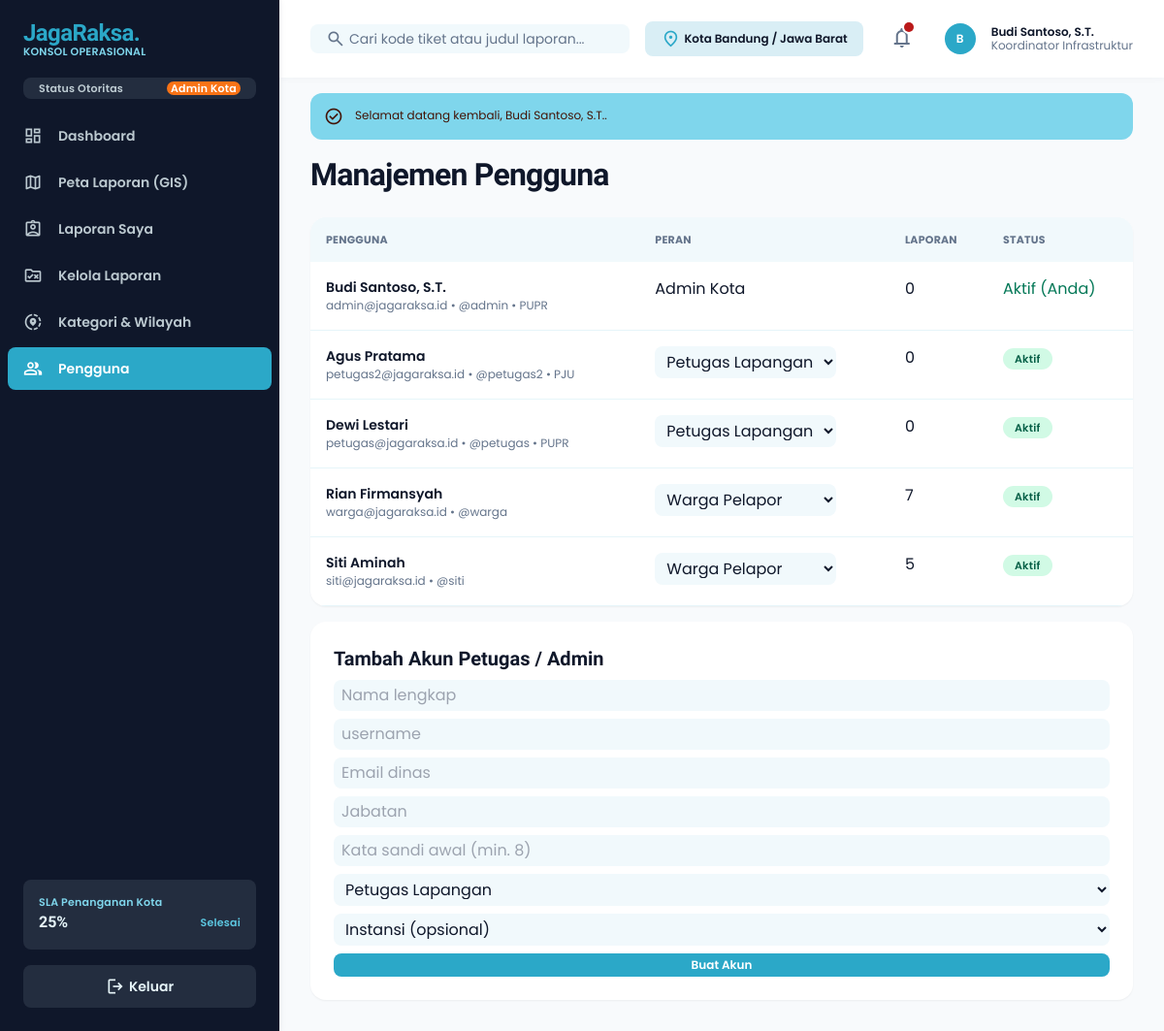
Screenshot of /pengguna.php (signed in) with the database file from the repository.
### tables this page shows
CREATE TABLE users (
  id          BIGINT UNSIGNED NOT NULL AUTO_INCREMENT,
  name        VARCHAR(150) NOT NULL,
  username    VARCHAR(50)  NOT NULL,
  email       VARCHAR(190) NOT NULL,
  phone       VARCHAR(25)  NULL,
  password    VARCHAR(255) NOT NULL,                  
  role        ENUM('admin','petugas','pelapor') NOT NULL DEFAULT 'pelapor',
  jabatan     VARCHAR(120) NULL,
  agency_id   INT UNSIGNED NULL,
  is_active   TINYINT(1)   NOT NULL DEFAULT 1,
  last_login  DATETIME     NULL,
  created_at  TIMESTAMP NOT NULL DEFAULT CURRENT_TIMESTAMP,
  PRIMARY KEY (id),
  UNIQUE KEY uq_users_username (username),
  UNIQUE KEY uq_users_email (email),
  KEY idx_users_role (role),
  CONSTRAINT fk_users_agency FOREIGN KEY (agency_id) REFERENCES agencies (id) ON DELETE SET NULL
);

CREATE TABLE agencies (
  id          INT UNSIGNED NOT NULL AUTO_INCREMENT,
  code        VARCHAR(20)  NOT NULL,
  name        VARCHAR(150) NOT NULL,
  created_at  TIMESTAMP NOT NULL DEFAULT CURRENT_TIMESTAMP,
  PRIMARY KEY (id),
  UNIQUE KEY uq_agencies_code (code)
);

### pengguna.php (the view, shortened to what this page needs)
<?php
require_once __DIR__ . '/config.php';
$user   = require_role('admin');
$active = 'pengguna';
$q = trim($_GET['q'] ?? '');
$st = db()->prepare("SELECT u.*, a.code agency, (SELECT COUNT(*) FROM reports r WHERE r.user_id = u.id) n FROM users u LEFT JOIN agencies a ON a.id = u.agency_id
                     WHERE u.name LIKE ? OR u.email LIKE ? OR u.username LIKE ? ORDER BY u.role, u.name");
$st->execute(["%$q%", "%$q%", "%$q%"]);
$users = $st->fetchAll();
include __DIR__ . '/includes/app_top.php';
?>
<h1 class="font-headline-xl text-headline-xl tracking-tight mb-space-lg">Manajemen Pengguna</h1>
<div class="grid grid-cols-1 xl:grid-cols-3 gap-gutter-sm items-start">
  <div class="xl:col-span-2 bg-surface-container-lowest rounded-xl shadow-sm overflow-x-auto">
    <table class="w-full text-left"><thead class="bg-surface-container-low font-label-sm text-label-sm uppercase text-on-surface-variant"><tr><th class="p-space-md">Pengguna</th><th class="p-space-md">Peran</th><th class="p-space-md">Laporan</th><th class="p-space-md">Status</th></tr></thead><tbody>
    <?php foreach ($users as $u): $self = (int)$u['id'] === (int)$user['id']; ?>
      <tr class="border-b border-surface-container align-top"><td class="p-space-md"><div class="font-label-lg text-label-lg"><?= e($u['name']) ?></div><div class="font-body-sm text-body-sm text-on-surface-variant"><?= e($u['email']) ?> • @<?= e($u['username']) ?><?= $u['agency'] ? ' • ' . e($u['agency']) : '' ?></div></td>
        <td class="p-space-md"><?php if ($self): ?><?= e(role_label($u['role'])) ?><?php else: ?><form method="post"><?= csrf_field() ?><input type="hidden" name="do" value="role"><input type="hidden" name="id" value="<?= $u['id'] ?>">
          <select name="role" onchange="this.form.submit()" class="rounded bg-surface-container-low px-2 py-1"><?php foreach (['admin', 'petugas', 'pelapor'] as $r): ?><option value="<?= $r ?>" <?= $u['role'] === $r ? 'selected' : '' ?>><?= e(role_label($r)) ?></option><?php endforeach; ?></select></form><?php endif; ?></td>
        <td class="p-space-md"><?= (int)$u['n'] ?></td>
        <td class="p-space-md"><?php if ($self): ?><span class="text-emerald-700 font-label-sm">Aktif (Anda)</span><?php else: ?><form method="post"><?= csrf_field() ?><input type="hidden" name="do" value="toggle"><input type="hidden" name="id" value="<?= $u['id'] ?>"><button class="px-3 py-1 rounded-full font-label-sm text-label-sm <?= $u['is_active'] ? 'bg-emerald-100 text-emerald-800' : 'bg-red-100 text-red-800' ?>"><?= $u['is_active'] ? 'Aktif' : 'Nonaktif' ?></button></form><?php endif; ?></td></tr>
    <?php endforeach; ?></tbody></table>
  </div>
  <div class="bg-surface-container-lowest rounded-xl shadow-sm p-space-lg">
    <h2 class="font-headline-md text-headline-md mb-space-sm">Tambah Akun Petugas / Admin</h2>
    <form method="post" class="flex flex-col gap-space-sm"><?= csrf_field() ?><input type="hidden" name="do" value="add">
      <input name="name" placeholder="Nama lengkap" required class="<?= $f ?>"/><input name="username" placeholder="username" required class="<?= $f ?>"/><input name="email" type="email" placeholder="Email dinas" required class="<?= $f ?>"/>
      <input name="jabatan" placeholder="Jabatan" class="<?= $f ?>"/><input name="password" type="password" minlength="8" placeholder="Kata sandi awal (min. 8)" required class="<?= $f ?>"/>
      <select name="role" class="<?= $f ?>"><option value="petugas">Petugas Lapangan</option><option value="admin">Admin Kota</option></select>
      <select name="agency_id" class="<?= $f ?>"><option value="">Instansi (opsional)</option><?php foreach (agencies() as $a): ?><option value="<?= $a['id'] ?>"><?= e($a['name']) ?></option><?php endforeach; ?></select>
      <button class="py-space-xs rounded bg-primary text-on-primary font-label-md text-label-md">Buat Akun</button></form>
  </div>
</div>
<?php include __DIR__ . '/includes/app_bottom.php'; ?>

### includes/app_top.php (shortened to what this page needs)
<?php
require_once __DIR__ . '/../config.php';
$user = $user ?? require_login();
$menu = [
    ['dashboard',      'dashboard.php',        'dashboard',       'Dashboard',           ['admin','petugas','pelapor']],
    ['peta',           'peta.php',             'map',             'Peta Laporan (GIS)',  ['admin','petugas','pelapor']],
    ['laporan-saya',   'laporan-saya.php',     'assignment_ind',  'Laporan Saya',        ['admin','petugas','pelapor']],
    ['kelola',         'kelola-laporan.php',   'rule_folder',     'Kelola Laporan',      ['admin','petugas']],
    ['kategori',       'kategori-wilayah.php', 'share_location',  'Kategori & Wilayah',  ['admin']],
    ['pengguna',       'pengguna.php',         'group',           'Pengguna',            ['admin']],
];
$unread = (int)db()->query('SELECT COUNT(*) FROM notifications WHERE is_read = 0 AND user_id = ' . (int)$user['id'])->fetchColumn();
$sla = stats_overview();
$slaPct = $sla['total'] ? round(($sla['selesai'] / $sla['total']) * 100, 1) : 0;
$searchAction = is_staff($user) ? 'kelola-laporan.php' : 'laporan-saya.php';
include __DIR__ . '/head.php';
?>
<body class="bg-background font-body-md text-on-surface antialiased">
<aside id="sidebar" class="fixed left-0 top-0 h-full w-72 bg-inverse-surface text-inverse-on-surface z-[1200] flex flex-col justify-between shadow-[0_1px_8px_rgba(16,42,67,0.08)] -translate-x-full lg:translate-x-0 transition-transform">
  <div class="flex flex-col">
    <a href="index.php" class="h-20 px-space-lg flex items-center gap-space-md">
      <div class="flex flex-col">
        <span class="font-extrabold text-2xl text-primary tracking-tight leading-none" style="font-family:'Bricolage Grotesque',Poppins,sans-serif">JagaRaksa.</span>
        <span class="font-label-sm text-label-sm text-tertiary-fixed leading-none mt-space-2xs">KONSOL OPERASIONAL</span>
      </div>
    </a>
    <div class="px-space-lg mb-space-md">
      <div class="flex items-center justify-between px-space-md py-space-xs rounded bg-surface-variant/10">
        <span class="font-label-sm text-label-sm text-inverse-on-surface/80">Status Otoritas</span>
        <span class="font-label-sm text-label-sm px-space-xs rounded bg-tertiary-container text-on-tertiary-container"><?= e(role_label($user['role'])) ?></span>
      </div>
    </div>
    <nav class="flex flex-col gap-space-xs px-space-sm">
      <?php foreach ($menu as [$key, $href, $icon, $label, $roles]): if (!in_array($user['role'], $roles, true)) continue;
        $on = ($active ?? '') === $key; ?>
        <a href="<?= $href ?>" <?= $on ? 'aria-current="page"' : '' ?>
           class="flex items-center gap-space-md px-space-md py-space-sm rounded transition-colors <?= $on ? 'bg-primary-container text-on-primary-container font-bold' : 'text-inverse-on-surface/80 hover:bg-surface-variant/20 hover:text-inverse-on-surface' ?>">
          <span class="material-symbols-outlined text-xl"><?= $icon ?></span>
          <span class="font-label-lg text-label-lg"><?= e($label) ?></span>
        </a>
      <?php endforeach; ?>
    </nav>
  </div>
  <div class="p-space-lg flex flex-col gap-space-md">
    <div class="p-space-md rounded bg-surface-variant/10 text-inverse-on-surface/80 flex flex-col gap-space-2xs">
      <span class="font-label-sm text-label-sm text-tertiary-fixed">SLA Penanganan Kota</span>
      <div class="flex items-center justify-between">
        <span class="font-headline-sm text-headline-sm text-inverse-on-surface"><?= $slaPct ?>%</span>
        <span class="font-label-sm text-label-sm text-tertiary-fixed-dim">Selesai</span>
      </div>
    </div>
    <a href="logout.php" class="flex items-center justify-center gap-space-xs px-space-md py-space-sm rounded bg-surface-variant/10 hover:bg-surface-variant/25 transition-colors font-label-lg text-label-lg">
      <span class="material-symbols-outlined text-xl">logout</span> Keluar
    </a>
  </div>
</aside>
<div class="lg:pl-72">
  <header class="fixed top-0 left-0 lg:left-72 right-0 h-20 bg-surface-container-lowest/90 backdrop-blur-md shadow-[0_1px_8px_rgba(16,42,67,0.04)] z-[1100] flex items-center justify-between px-margin-mobile lg:px-gutter-lg gap-space-md">
    <form method="get" action="<?= $searchAction ?>" class="flex items-center gap-space-md flex-1 max-w-lg">
      <div class="relative w-full">
        <span class="material-symbols-outlined absolute left-space-md top-1/2 -translate-y-1/2 text-on-surface-variant text-xl">search</span>
        <input name="q" value="<?= e($_GET['q'] ?? '') ?>" class="w-full pl-10 pr-space-md py-space-xs rounded bg-surface-container-low text-on-surface placeholder:text-on-surface-variant focus:outline-none focus:ring-2 focus:ring-primary font-body-md text-body-md" placeholder="Cari kode tiket atau judul laporan..." type="text"/>
      </div>
    </form>
    <div class="flex items-center gap-space-lg">
      <div class="hidden md:flex items-center gap-space-xs px-space-md py-space-xs rounded bg-surface-container-high text-on-surface">
        <span class="material-symbols-outlined text-primary text-xl">location_on</span>
        <span class="font-label-md text-label-md">Kota Bandung / Jawa Barat</span>
      </div>
      <div class="relative">
        <button type="button" onclick="document.getElementById('notifBox').classList.toggle('hidden')" class="relative p-space-xs rounded hover:bg-surface-container text-on-surface-variant hover:text-on-surface transition-colors">
          <span class="material-symbols-outlined text-2xl">notifications</span>
          <?php if ($unread): ?><span class="absolute top-1 right-1 w-2.5 h-2.5 rounded-full bg-error ring-2 ring-surface-container-lowest"></span><?php endif; ?>
        </button>
      </div>
      <div class="flex items-center gap-space-md pl-space-xs">
        <?= user_avatar($user) ?>
        <div class="hidden sm:flex flex-col text-left">
          <span class="font-label-md text-label-md text-on-surface leading-none"><?= e($user['name']) ?></span>
          <span class="font-body-sm text-body-sm text-on-surface-variant leading-none mt-space-2xs"><?= e($user['jabatan'] ?: role_label($user['role'])) ?></span>
        </div>
      </div>
    </div>
  </header>
  <main class="relative pt-20 bg-background min-h-screen px-margin-mobile lg:px-gutter-lg py-space-xl">
    <div class="flex flex-col w-full pt-space-md">
    <?= flash_render() ?>

### config.php (shortened to what this page needs)
<?php
function db()
{
    static $pdo = null;
    if ($pdo === null) {
        try {
            $pdo = new PDO(
                'mysql:host=' . DB_HOST . ';port=' . DB_PORT . ';dbname=' . DB_NAME . ';charset=utf8mb4',
                DB_USER,
                DB_PASS,
                [
                    PDO::ATTR_ERRMODE            => PDO::ERRMODE_EXCEPTION,
                    PDO::ATTR_DEFAULT_FETCH_MODE => PDO::FETCH_ASSOC,
                    PDO::ATTR_EMULATE_PREPARES   => true,
                ]
            );
            $pdo->exec("SET time_zone = '+07:00'");
        } catch (PDOException $ex) {
            http_response_code(500);
            $msg = 'Koneksi database gagal. Pastikan MySQL berjalan, database.sql sudah diimpor, dan kredensial di config.php benar.';
            if (APP_DEBUG) {
                $msg .= "\n\nDetail: " . $ex->getMessage() . "\n\nBuka diagnosa.php untuk pemeriksaan lengkap.";
            }
            header('Content-Type: text/plain; charset=utf-8');
            exit($msg);
        }
    }
    return $pdo;
}
function e($v)
{
    return htmlspecialchars((string)$v, ENT_QUOTES | ENT_SUBSTITUTE, 'UTF-8');
}
function flash_render()
{
    $f = $_SESSION['flash'];
    $ok  = $f['type'] === 'success';
    $cls = $ok ? 'bg-tertiary-fixed text-on-tertiary-fixed' : 'bg-error-container text-on-error-container';
    $ico = $ok ? 'check_circle' : 'error';
    return '<div class="flex items-start gap-3 p-3.5 rounded-lg mb-4 ' . $cls . '">'
        . '<span class="material-symbols-outlined text-[20px] shrink-0">' . $ico . '</span>'
        . '<p class="font-body-sm text-body-sm">' . e($f['msg']) . '</p></div>';
}
function current_user()
{
    static $loaded = false, $user = null;
    if (!$loaded) {
        if (!empty($_SESSION['uid'])) {
            $st = db()->prepare('SELECT u.*, a.name AS agency_name FROM users u
                                 LEFT JOIN agencies a ON a.id = u.agency_id
                                 WHERE u.id = ? AND u.is_active = 1');
            $st->execute([(int)$_SESSION['uid']]);
            $user = $st->fetch() ?: null;
        }
    }
    return $user;
}
function is_staff($u = null)
{
    $u = $u ?: current_user();
    return $u && in_array($u['role'], ['admin', 'petugas'], true);
}
function require_login()
{
    $u = current_user();
    return $u;
}
function require_role(...$roles)
{
    $u = require_login();
    return $u;
}
function role_label($role)
{
    $m = ['admin' => 'Admin Kota', 'petugas' => 'Petugas Lapangan', 'pelapor' => 'Warga Pelapor'];
    return $m[$role] ?? $role;
}
function user_avatar($u)
{
    $initial = mb_strtoupper(mb_substr($u['name'], 0, 1));
    return '<div class="w-8 h-8 rounded-full bg-primary-container text-on-primary-container flex items-center justify-center font-label-md text-label-md">'
        . e($initial) . '</div>';
}
function stats_overview($userId = null)
{
    $where = $userId ? 'WHERE user_id = ' . (int)$userId : '';
    $rows  = db()->query("SELECT status, COUNT(*) c FROM reports $where GROUP BY status")->fetchAll();
    $out   = ['total' => 0, 'pending' => 0, 'proses' => 0, 'selesai' => 0, 'ditolak' => 0];
    foreach ($rows as $r) {
        $out[$r['status']] = (int)$r['c'];
        $out['total']     += (int)$r['c'];
    }
    return $out;
}

### includes/head.php (style rules this page uses)
.material-symbols-outlined { font-variation-settings:'FILL' 0,'wght' 400,'GRAD' 0,'opsz' 24 }
body { font-family:Poppins,sans-serif }
html { scroll-behavior:smooth }

### rows the page displays
users: role "Admin Kota", name "B", name "Budi Santoso, S.T.", jabatan "Koordinator Infrastruktur", email "admin@jagaraksa.id", username "admin", agency.code "PUPR", n "0", shows "Aktif (Anda)"
users: name "Agus Pratama", email "petugas2@jagaraksa.id", username "petugas2", agency.code "PJU", n "0", is_active "Aktif"
users: name "Dewi Lestari", email "petugas@jagaraksa.id", username "petugas", agency.code "PUPR", n "0", is_active "Aktif"
users: name "Rian Firmansyah", email "warga@jagaraksa.id", username "warga", n "7", is_active "Aktif"
users: name "Siti Aminah", email "siti@jagaraksa.id", username "siti", n "5", is_active "Aktif"

### other values shown
$label "Dashboard"
$label "Peta Laporan (GIS)"
$label "Laporan Saya"
$label "Kelola Laporan"
$label "Kategori & Wilayah"
$label "Pengguna"
$slaPct "25"
$f['msg'] "Selamat datang kembali, Budi Santoso, S.T.."
form field role "Petugas Lapangan"
form field role "Warga Pelapor"
